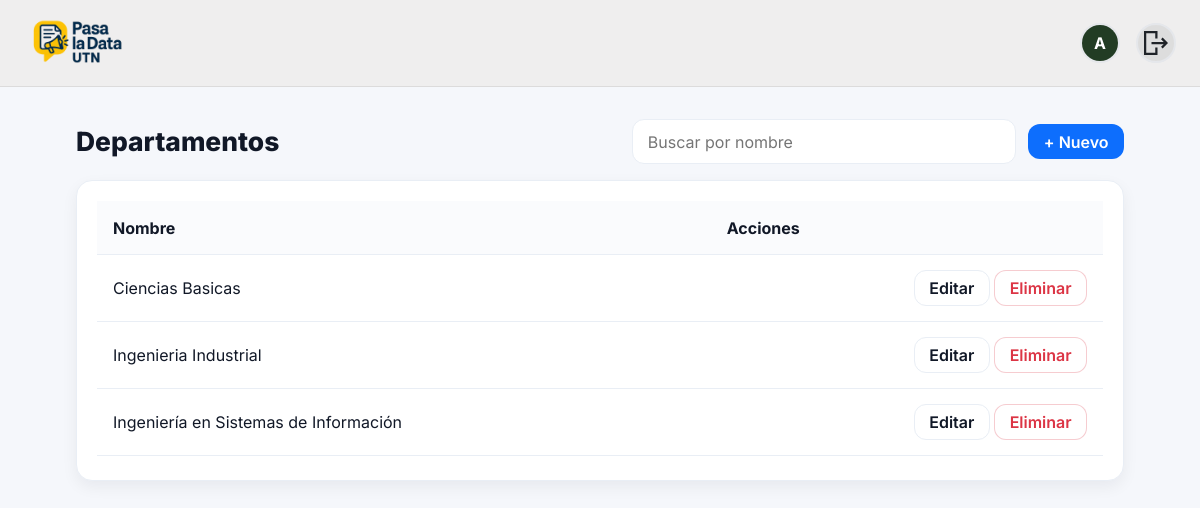
Page /academics/admin/departamentos/ (signed in) on the committed database.
### people/models.py (models this page shows, shortened)
class User(AbstractUser):
    class Role(models.TextChoices):
        ALUMNO = "ALU", "Alumno"
        PROFESOR = "PRO", "Profesor"
        ADMIN = "ADM", "Administrador"
    rol = models.CharField(max_length=3, choices=Role.choices)
    legajo = models.CharField(max_length=20, unique=True, null=True, blank=True)  # solo alumnos
    username = models.CharField(max_length=150, blank=True, default='')
    imagen_perfil = models.ImageField(
        upload_to="profiles/", null=True, blank=True
    )

### academics/models.py (models this page shows, shortened)
class Department(models.Model):
    nombre = models.CharField(max_length=120, unique=True)
    imagen = models.ImageField(upload_to="departments/", blank=True, null=True)
    icono = models.CharField(max_length=4096, blank=True, null=True)
    created_at = models.DateTimeField(auto_now_add=True)
    active = models.BooleanField(default=True)
    class Meta:
        ordering = ["nombre"]
        verbose_name = "Departamento"

### academics/views.py (the view)
# urls.py: path("admin/departamentos/", views.dept_list, name="dept_list"),
@login_required
def dept_list(request):
    q = (request.GET.get("q") or "").strip()
    qs = Department.objects.filter(active=True).order_by("nombre")
    if q:
        qs = qs.filter(nombre__icontains=q)
    return render(request, "academics/department_list.html", {
        "departments": qs,
        "q": q,
        "create_url": "academics:dept_create",
        "update_name": "academics:dept_update",
        "delete_name": "academics:dept_delete",
    })

### academics/templates/academics/department_list.html (shortened to what this page needs)
{% extends "base.html" %}
{% load static %}
{% block extra_head %}
<link rel="stylesheet" href="{% static 'academics/css/academics.css' %}">
{% endblock %}
{% block content %}
<div class="ap-wrap">
  <div class="ap-toolbar">
    <h1 class="ap-title">Departamentos</h1>
    <div class="ap-actions">
      <form method="get" class="ap-search">
        <input type="text" name="q" value="{{ q }}" placeholder="Buscar por nombre">
      </form>
      <a class="ap-btn ap-btn-primary" href="{% url 'academics:dept_create' %}">+ Nuevo</a>
    </div>
  </div>
  <div class="ap-card ap-table-wrap">
    <table class="ap-table">
      <thead><tr><th>Nombre</th><th class="ap-right">Acciones</th></tr></thead>
      <tbody>
      {% for d in departments %}
        <tr>
          <td class="ap-name">{{ d.nombre }}</td>
          <td class="ap-right">
            <a class="ap-btn ap-btn-light" href="{% url 'academics:dept_update' d.id %}">Editar</a>
            <a class="ap-btn ap-btn-danger" href="{% url 'academics:dept_delete' d.id %}">Eliminar</a>
          </td>
        </tr>
      {% empty %}
        <tr><td colspan="2" class="ap-muted">Sin registros</td></tr>
      {% endfor %}
      </tbody>
    </table>
  </div>
</div>
{% endblock %}

### templates/partials/_navbar.html
{% load static %}
<header class="navbar">
  <div class="navbar__inner container-narrow">
    <a class="navbar__brand"
       href="{% if request.user.is_authenticated and request.user.rol == 'ADM' %}
                {% url 'academics:admin_panel' %}
              {% else %}
                {% url 'academics:home' %}
              {% endif %}">
      <img class="navbar__logo" src="{% static 'img/logo.png' %}" alt="Pasa la Data UTN">
    </a>
    <div class="navbar__right">
      {% if request.user.is_authenticated %}
        {% if request.user.rol != "ADM" %}
          <a class="nav-avatar" href="{% url 'people:perfil' %}" title="Mi perfil">
            {% if request.user.imagen_perfil %}
              <img src="{{ request.user.imagen_perfil.url }}" alt="Foto de perfil">
            {% else %}
              <span class="nav-avatar__fallback">
                {{ request.user.get_short_name|default:request.user.username|slice:":1"|upper }}
              </span>
            {% endif %}
          </a>
        {% endif %}
        <a class="nav-avatar" href="{% url 'people:logout' %}" title="Cerrar sesión">
          <img src="{% static 'img/logout.svg' %}" alt="Cerrar sesión" class="logout-icon">
        </a>
      {% else %}
        <a class="btn btn-light btn-sm" href="{% url 'people:register' %}">Registrate</a>
        <a class="btn btn-light btn-sm" href="{% url 'people:login' %}">Iniciar sesión</a>
      {% endif %}
    </div>
  </div>
</header>

### static/css/app.css (style rules this page uses)
html, body { margin: 0; padding: 0; }
header.navbar { background: #efeeee; position: sticky; top: 0; z-index: 50; border-bottom: 1px solid rgba(0,0,0,.08); width: 100%; margin: 0; border-radius: 0 !important; }
.container-narrow { max-width: none; width: 100%; padding: 0 24px; box-sizing: border-box; }
.navbar__inner { display: flex; align-items: center; height: 70px; }
.navbar__brand { display: flex; align-items: center; }
.navbar__logo { height: 105px; width: auto; display: block; object-fit: contain; }
.navbar__right { margin-left: auto; display: flex; align-items: center; gap: 16px; }
:root { --font-ui: "Inter", system-ui, -apple-system, "Segoe UI", Roboto, Helvetica, Arial, sans-serif; }
html { font-family: var(--font-ui) !important; line-height: 1.5; }
body, input, select, textarea, button { font-family: inherit !important; }
*, *::before, *::after { font-kerning: normal; }
header.navbar .nav-avatar { width: 40px; height: 40px; border-radius: 50%; overflow: hidden; display: inline-flex; align-items: center; justify-content: center; text-decoration: none; background: #ddd; color: #333; border: 2px solid #e5e7eb; flex-shrink: 0; }
header.navbar .nav-avatar > img { width: 100%; height: 100%; display: block; object-fit: cover; object-position: center; }
header.navbar .nav-avatar__fallback { width: 100%; height: 100%; display: inline-flex; align-items: center; justify-content: center; font-weight: 700; font-size: 16px; color: #fff; background: #223C24; }

### academics/static/academics/css/academics.css (style rules this page uses)
:root { --ap-bg: #f5f7fb; --ap-card: #fff; --ap-border: #e9eef5; --ap-muted: #6b7280; --ap-primary: #0d6efd; --ap-danger: #dc3545; --ap-success: #198754; --ap-shadow: 0 6px 16px rgba(17, 24, 39, .06); --ap-radius: 16px; --ap-radius-sm: 12px; --ap-pad: 1rem; --ap-gap: .75rem; --ap-font: system-ui, -apple-system, Segoe UI, Roboto, Inter, Ubuntu, "Helvetica Neue", Arial, sans-serif; }
html, body { height: 100%; }
body { background: var(--ap-bg); font-family: var(--ap-font); color:#111827; }
.ap-wrap { max-width: 1080px; margin: 0 auto; padding: 2rem 1rem 3rem; }
.ap-card { background: var(--ap-card); border:1px solid var(--ap-border); border-radius: var(--ap-radius); box-shadow: var(--ap-shadow); overflow: hidden; }
.ap-toolbar { display:flex; gap:1rem; align-items:center; justify-content:space-between; margin-bottom:1rem; flex-wrap:wrap; }
.ap-title { margin:0; font-weight:800; font-size: clamp(1.4rem, 2.2vw, 2rem); }
.ap-actions { display:flex; align-items:center; gap:.75rem; flex-wrap:wrap; }
.ap-search { position:relative; }
.ap-search input { width: clamp(220px, 32vw, 420px); border: 1px solid var(--ap-border); border-radius: var(--ap-radius-sm); background: #fff; padding: .6rem 2.1rem .6rem .9rem; outline: none; }
.ap-btn { display:inline-flex; align-items:center; gap:.45rem; border-radius: var(--ap-radius-sm); padding:.55rem .9rem; font-weight:600; text-decoration:none; border:1px solid transparent; transition:.18s ease; line-height:1; }
.ap-btn-primary { background: var(--ap-primary); color:#fff; cursor: pointer; }
.ap-btn-light { background:#fff; border-color: var(--ap-border); color:#111827; }
.ap-btn-danger { color: var(--ap-danger); border-color: rgba(220,53,69,.25); background:#fff; }
.ap-table-wrap { overflow:auto; border-radius: var(--ap-radius); }
.ap-table { width:100%; border-collapse:separate; border-spacing:0; }
.ap-table thead th { background:#fafbfd; color:#111827; font-weight:700; border-bottom:1px solid var(--ap-border); position:sticky; top:0; z-index:1; padding:.9rem 1rem; text-align:left; }
.ap-table tbody td { padding:.95rem 1rem; vertical-align:middle; border-bottom:1px solid var(--ap-border); }
.ap-table tbody tr { transition: background .15s ease; }
.ap-right { text-align:right; white-space:nowrap; }
*, *::before, *::after { box-sizing: border-box; }
.ap-card { padding: 1.25rem 1.25rem 1.5rem; }

### rows in the picture
User: user.get_short_name "A"
Department: nombre "Ciencias Basicas"
Department: nombre "Ingenieria Industrial"
Department: nombre "Ingeniería en Sistemas de Información"
